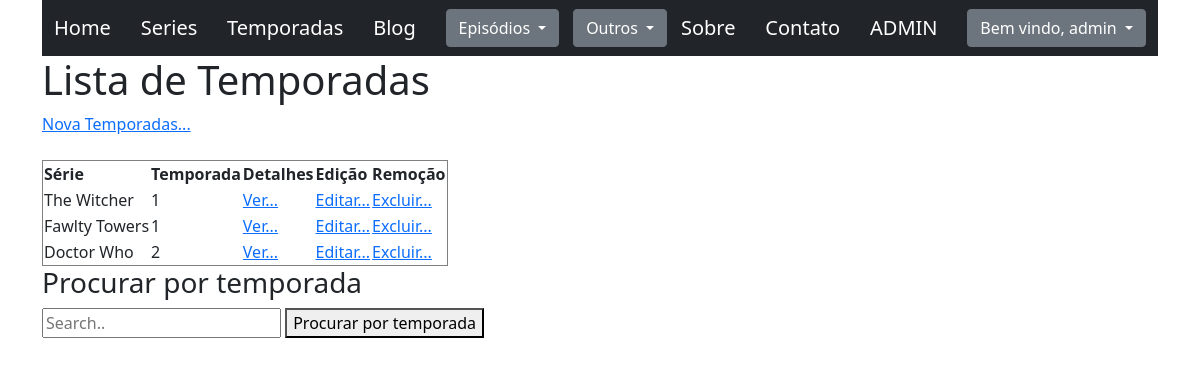
The page /seriados/temporadas/ (signed in) on the database its author committed.
### seriados/models.py (models this page shows, shortened)
class Temporada(models.Model):
    numero = models.IntegerField(verbose_name="Número")
    serie = models.ForeignKey(Serie, on_delete=models.CASCADE,verbose_name="Série")
    class Meta:
        verbose_name = "Temporada"
        verbose_name_plural = "Temporadas"
    def get_absolute_url(self):
        return reverse("seriados:temporadas_details", kwargs={"pk": self.pk})

class Serie(models.Model):
    nome = models.CharField(max_length=70, verbose_name="Nome")
    class Meta:
        verbose_name = "Série"
        verbose_name_plural = "Séries"

### seriados/views.py (the view, shortened to what this page needs)
# urls.py: path('temporadas/', views.TemporadaListView.as_view(), name='temporadas_list'),
class TemporadaListView(LoginRequiredMixin,PermissionRequiredMixin, ListView):
    permission_required='seriados.view_temporada'
    template_name = 'temporada_list.html'
    model = Temporada
    def get_queryset(self):
        search = self.request.GET.get('search', "")
        q = Q(serie__nome__contains=search)
        qs = super().get_queryset().filter(q)
        return qs

### seriados/templates/temporada_list.html (shortened to what this page needs)
{% extends "base.html" %}
{% block content %}
<h1>Lista de Temporadas</h1>
<td><a href="inserir">Nova Temporadas...</a></td>
<br>
<br>
<table border="1px">
    <tr>
        <th>Série</th>
        <th>Temporada</th>
        <th>Detalhes</th>
        <th>Edição</th>
        <th>Remoção</th>
    </tr>
    {% for object in object_list %}
        <tr>
            <td>{{ object.serie.nome }}</td>
            <td>{{ object.numero }}</td>
            <td><a href="{{ object.get_absolute_url }}">Ver...</a></td>
            <td><a href="{{ object.pk }}/editar">Editar...</a></td>
            <td><a href="{{ object.pk }}/excluir">Excluir...</a></td>
        </tr>
    {% endfor %}
</table>
<h3>Procurar por temporada</h3>
<input id='input_search' type="text" placeholder="Search.."/>
<button id="btn_search">Procurar por temporada</button>
{% endblock %}

### seriados/templates/navbar.html (shortened to what this page needs)
<a class="navbar-brand" href={% url 'seriados:home' %}>Home</a>
<a class="navbar-brand" href={% url 'seriados:series_list' %}>Series</a>
<a class="navbar-brand" href={% url 'seriados:temporadas_list' %}>Temporadas</a>
<a class="navbar-brand" href={% url 'seriados:blog_list' %}>Blog</a>
<div class="dropdown">
    <button class="btn btn-secondary dropdown-toggle"
            type="button"
            id="dropdownMenuButton"
            data-bs-toggle="dropdown"
            aria-expanded="false">
        Episódios
    </button>
</div>
<div class="dropdown">
    <button class="btn btn-secondary dropdown-toggle"
            type="button"
            id="dropdownMenuButton"
            data-bs-toggle="dropdown"
            aria-expanded="false">
        Outros
    </button>
</div>
<a class="navbar-brand" href={% url 'seriados:about' %}>Sobre</a>
<a class="navbar-brand" href={% url 'seriados:contact' %}>Contato</a>
<a class="navbar-brand" href={% url 'admin:index' %}>ADMIN</a>
{% if user.is_authenticated %}
    <div class="dropdown">
        <button class="btn btn-secondary dropdown-toggle" type="button" id="dropdownMenuButton2" data-bs-toggle="dropdown" aria-expanded="false">
            Bem vindo, {{user.username}}
        </button>
    </div>
{% else %}
    <a class="navbar-brand" href={% url 'login' %}>Login</a>
{% endif %}

### rows shown on the page
Temporada: serie.nome "The Witcher", numero "1"
Temporada: serie.nome "Fawlty Towers", numero "1"
Temporada: serie.nome "Doctor Who", numero "2"

### other values the page prints
{{ user.username }} "admin"
